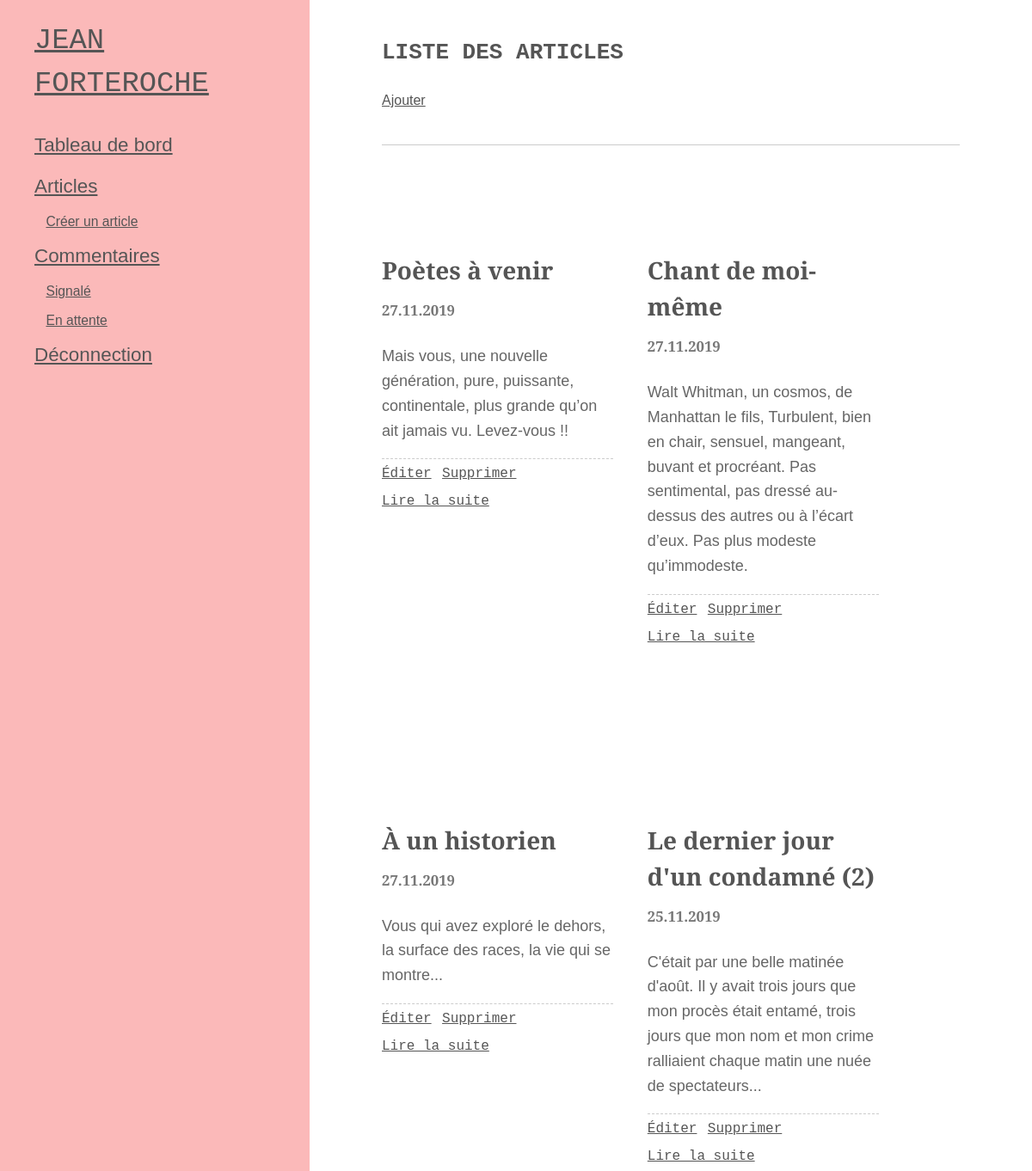
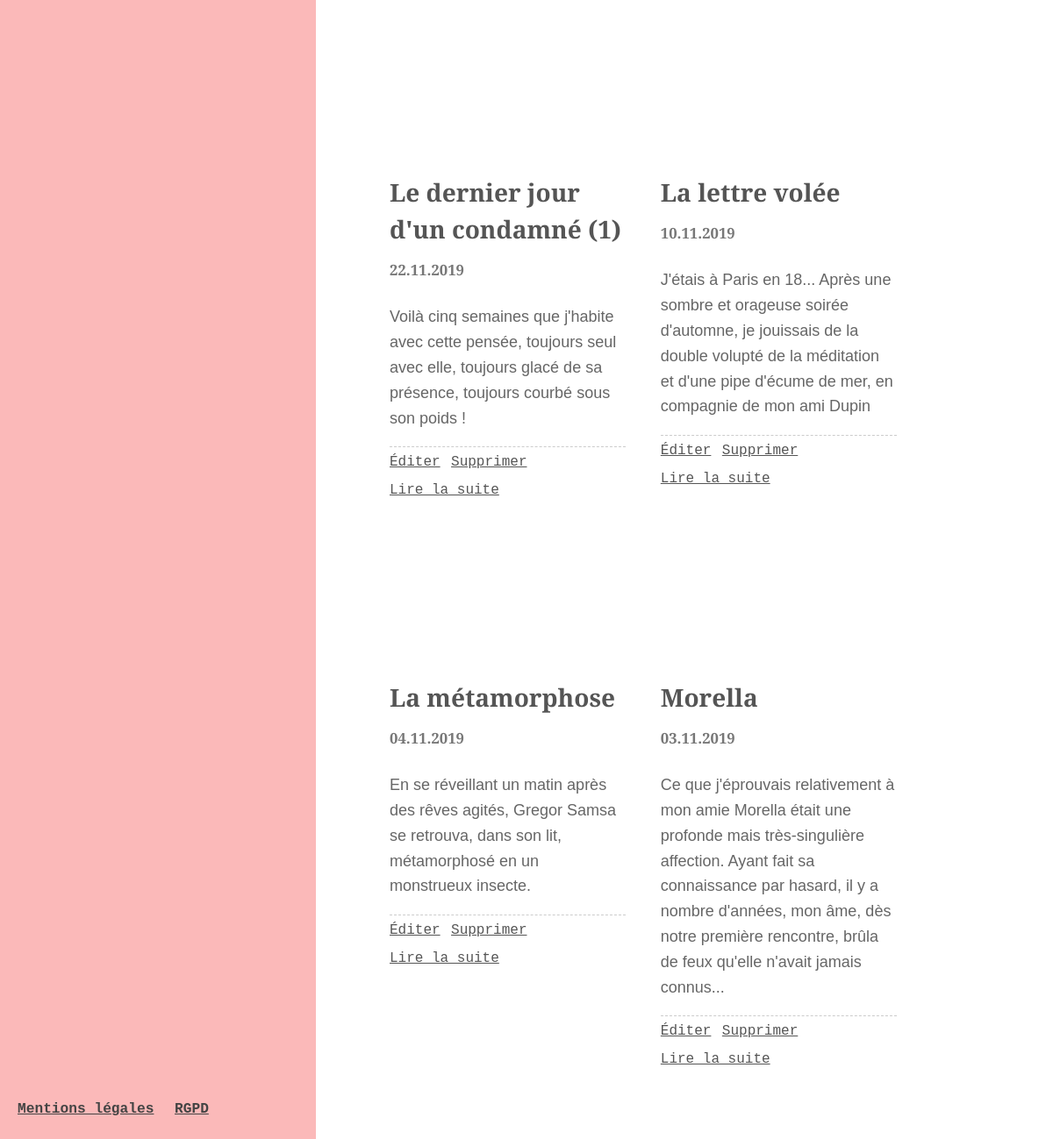
The app's page /index.php?action=adminListPosts (signed in) with its own data (2 pictures, top to bottom).
### tables this page shows
CREATE TABLE `oc_posts` (
  `id` int(11) NOT NULL,
  `title` varchar(255) NOT NULL,
  `content` text NOT NULL,
  `creation_date` datetime NOT NULL,
  `author` varchar(30) NOT NULL,
  `excerpt` varchar(500) NOT NULL
);

### controller/PostController.php (called while the page is built, shortened)
<?php
require_once('./model/PostManager.php');
class PostController {
  public function adminListPosts()
  {
    $postManager = new PostManager();
    $posts = $postManager->getPosts();
    $listPostsView = './view/backend/listPostsView';
    require($listPostsView . '.php');
  }
}

### model/PostManager.php (called while the page is built, shortened)
<?php
class PostManager extends Manager
{
  public function getPosts()
  {
    $db = $this->dbConnect();
    $posts = $db->prepare('SELECT id, title, content, excerpt, DATE_FORMAT(creation_date, \'%d.%m.%Y\') AS creation_date_fr FROM oc_posts ORDER BY creation_date DESC');
    $posts->execute();
    return $posts;
  }
}

### view/backend/listPostsView.php (the view, shortened to what this page needs)
<?php include('view/nav_backend.php'); ?>
<main id="dashbord-grid">
  <section>
    <header>
      <h1>
          Liste des articles
      </h1>
      <ul class="admin-link">
        <li><a href="index.php?action=adminNewPost" title="Créer un article">Ajouter</a></li>
    </header>
    <div id="posts-grid">
      <?php
      while ($data = $posts->fetch())
      {
      ?>
          <article class="news">
              <h2>
                  <?= htmlspecialchars($data['title']) ?><br />
                  <span><?= htmlspecialchars($data['creation_date_fr']) ?></span>
              </h2>
              <?= nl2br($data['excerpt']); ?>
              <ul class="admin-content">
                <li><a href="index.php?action=adminUpdatePost&amp;id=<?= htmlspecialchars($data['id']); ?>">Éditer</a></li>
                <li><a href="index.php?action=deletePost&amp;id=<?= htmlspecialchars($data['id']); ?>">Supprimer</a></li>
                <li><a href="index.php?action=adminPost&amp;id=<?= htmlspecialchars($data['id']); ?>">Lire la suite</a></li>
              </ul>
          </article>
      <?php
      }
      ?>
  </div>
  </section>
</main>
<?php require('./view/template.php') ?>

### public/css/style.css (style rules this page uses)
*, *:before, *:after { outline: none; box-sizing: inherit; }
html { width: 100vw; height: auto; }
body { margin: 0; padding: 0; width: 100vw; height:auto; color: #444; font-size: 20px; line-height: 30px; scroll-behavior: smooth; overflow:hidden; font-family: 'Nunito Sans', Verdana, sans-serif; display: flex; flex-direction: row; flex-wrap: nowrap; justify-content: flex-start; align-content: stretch; align-items: stretch; }
p, address { font-size:1em;line-height:1.6em;font-weight:400; color:#666; }
a { font-size:1em; line-height:1.6em;font-weight:400; color:#555;text-decoration: underline; }
h2, h3, h4 { font-family: 'Spectral', Georgia, serif; color: #555; }
h1 { font-family: 'Consolas', 'Courier New', monospace; text-transform:uppercase;font-weight:800; color: #555; }
h1, h1 a { font-size: 1.4em; line-height: 1.5em; }
h1 span, h2 span { font-size : 60%; }
h2 { font-weight:700; font-size: 1.4em; line-height: 2.4em; margin-bottom:0px; }
h2 span, h4 span, p span { color:#777; }
article h2 { margin-top:3em; line-height: 1.5em; }
main { display: block; }
section { width:80%; margin: 1em auto; }
#layout-post section#content-news, #dashbord-grid > section, #dashbord-grid section#content-news, section#content-comments, section#content, #layout section#content { width: 60%; margin: 1em auto; }
#layout-post header, #dashbord-grid header, #layout header { border-bottom: 1px solid #ccc; padding-bottom: 1em; }
.news { padding: 2em 0; }
.news ul { padding-left: 1em; line-height: 2em; }
#posts-grid { display: flex; flex-direction: row; flex-wrap: wrap; width: 100%; }
#posts-grid .news { width: 40%; margin: 0 3em 1em 0; }
.news a { font-family: "Courier New", Courier, monospace; font-weight: 500; }
#dashbord-grid { display: flex; flex-direction: row; flex-wrap: nowrap; justify-content: flex-start; align-content: stretch; align-items: stretch; width: 75%; height: 100vh; overflow-y: scroll; }
.admin-content { list-style: none; padding-left: 0; border-top: 1px dashed #ccc; font-size: .8em; }
.admin-content li { display: inline-block; margin-right: .5em; }
.news ul.admin-content { padding-left:0; }
.admin-link { list-style: none; padding-left: 0; font-size: .8em; }
.admin-link li { display: inline-block; margin-right: 1em; }
@media only screen and (min-width: 960px) and (max-width: 1279px) { h1, h1 a { font-size: 1.3em; } }
@media only screen and (min-width: 960px) and (max-width: 1279px) { p, address { font-size: .9em; } }
@media only screen and (min-width: 960px) and (max-width: 1279px) { #posts-grid .news { margin: 0 2em 1em 0; } }
@media only screen and (min-width: 960px) and (max-width: 1279px) { #layout-post section#content-news, #dashbord-grid > section, #dashbord-grid section#content-news, section#content-comments, section#content, #layout section#content { width: 70%; } }
@media only screen and (min-width: 960px) and (max-width: 1279px) { #dashbord-grid { width: 70%; } }
@media only screen and (min-width: 960px) and (max-width: 1279px) { #dashbord-grid > section { width: 80%; } }

### records on screen
oc_posts: title "Poètes à venir", creation_date_fr "27.11.2019", excerpt "Mais vous, une nouvelle génération, pure, puissante, continentale, plus grande qu’on ait jamais vu. Levez-vous !!"
oc_posts: title "Chant de moi-même", creation_date_fr "27.11.2019", excerpt "Walt Whitman, un cosmos, de Manhattan le fils, Turbulent, bien en chair, sensuel, mangeant, buvant et procréant. Pas sentimental, pas dressé au-dessus des autres ou à l’écart d’eux. Pas plus modeste qu’immodeste."
oc_posts: title "À un historien", creation_date_fr "27.11.2019", excerpt "Vous qui avez exploré le dehors, la surface des races, la vie qui se montre..."
oc_posts: title "Le dernier jour d'un condamné (2)", creation_date_fr "25.11.2019", excerpt "C'était par une belle matinée d'août. Il y avait trois jours que mon procès était entamé, trois jours que mon nom et mon crime ralliaient chaque matin une nuée de spectateurs..."
oc_posts: title "Le dernier jour d'un condamné (1)", creation_date_fr "22.11.2019", excerpt "Voilà cinq semaines que j'habite avec cette pensée, toujours seul avec elle, toujours glacé de sa présence, toujours courbé sous son poids !"
oc_posts: title "La lettre volée", creation_date_fr "10.11.2019", excerpt "J'étais à Paris en 18... Après une sombre et orageuse soirée d'automne, je jouissais de la double volupté de la méditation et d'une pipe d'écume de mer, en compagnie de mon ami Dupin"
oc_posts: title "La métamorphose", creation_date_fr "04.11.2019", excerpt "En se réveillant un matin après des rêves agités, Gregor Samsa se retrouva, dans son lit, métamorphosé en un monstrueux insecte."
oc_posts: title "Morella", creation_date_fr "03.11.2019", excerpt "Ce que j'éprouvais relativement à mon amie Morella était une profonde mais très-singulière affection. Ayant fait sa connaissance par hasard, il y a nombre d'années, mon âme, dès notre première rencontre, brûla de feux qu'elle n'avait jamais connus..."
